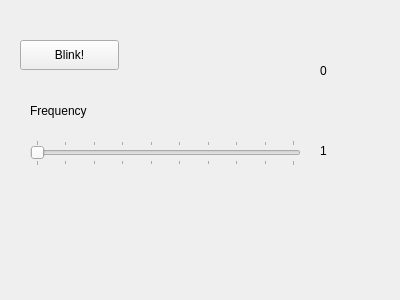
<?xml version="1.0" encoding="UTF-8"?>
<ui version="4.0">
 <class>Gui</class>
 <widget class="QWidget" name="Gui">
  <property name="geometry">
   <rect>
    <x>0</x>
    <y>0</y>
    <width>400</width>
    <height>300</height>
   </rect>
  </property>
  <property name="windowTitle">
   <string>Gui</string>
  </property>
  <widget class="QPushButton" name="startButton">
   <property name="geometry">
    <rect>
     <x>20</x>
     <y>40</y>
     <width>99</width>
     <height>30</height>
    </rect>
   </property>
   <property name="text">
    <string>Blink!</string>
   </property>
  </widget>
  <widget class="QLabel" name="freqlabel">
   <property name="geometry">
    <rect>
     <x>30</x>
     <y>100</y>
     <width>91</width>
     <height>22</height>
    </rect>
   </property>
   <property name="text">
    <string>Frequency</string>
   </property>
  </widget>
  <widget class="QLabel" name="blinklabel">
   <property name="geometry">
    <rect>
     <x>320</x>
     <y>60</y>
     <width>68</width>
     <height>22</height>
    </rect>
   </property>
   <property name="text">
    <string>0</string>
   </property>
  </widget>
  <widget class="QSlider" name="horizontalSlider">
   <property name="geometry">
    <rect>
     <x>30</x>
     <y>140</y>
     <width>271</width>
     <height>26</height>
    </rect>
   </property>
   <property name="minimum">
    <number>1</number>
   </property>
   <property name="maximum">
    <number>10</number>
   </property>
   <property name="orientation">
    <enum>Qt::Horizontal</enum>
   </property>
   <property name="tickPosition">
    <enum>QSlider::TicksBothSides</enum>
   </property>
   <property name="tickInterval">
    <number>1</number>
   </property>
  </widget>
  <widget class="QLabel" name="label">
   <property name="geometry">
    <rect>
     <x>320</x>
     <y>140</y>
     <width>68</width>
     <height>22</height>
    </rect>
   </property>
   <property name="text">
    <string>1</string>
   </property>
  </widget>
 </widget>
 <layoutdefault spacing="6" margin="11"/>
 <resources/>
 <connections>
  <connection>
   <sender>horizontalSlider</sender>
   <signal>valueChanged(int)</signal>
   <receiver>label</receiver>
   <slot>setNum(int)</slot>
   <hints>
    <hint type="sourcelabel">
     <x>283</x>
     <y>150</y>
    </hint>
    <hint type="destinationlabel">
     <x>325</x>
     <y>150</y>
    </hint>
   </hints>
  </connection>
 </connections>
</ui>
